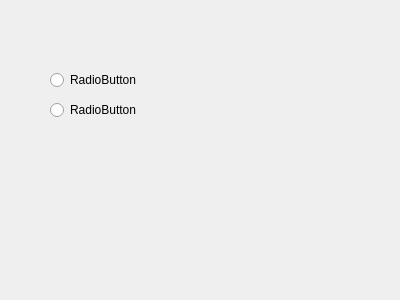
<?xml version="1.0" encoding="UTF-8"?>
<ui version="4.0">
 <class>Form</class>
 <widget class="QWidget" name="Form">
  <property name="geometry">
   <rect>
    <x>0</x>
    <y>0</y>
    <width>400</width>
    <height>300</height>
   </rect>
  </property>
  <property name="windowTitle">
   <string>Form</string>
  </property>
  <widget class="QRadioButton" name="radioButton">
   <property name="geometry">
    <rect>
     <x>50</x>
     <y>70</y>
     <width>95</width>
     <height>20</height>
    </rect>
   </property>
   <property name="text">
    <string>RadioButton</string>
   </property>
  </widget>
  <widget class="QRadioButton" name="radioButton_2">
   <property name="geometry">
    <rect>
     <x>50</x>
     <y>100</y>
     <width>95</width>
     <height>20</height>
    </rect>
   </property>
   <property name="text">
    <string>RadioButton</string>
   </property>
  </widget>
 </widget>
 <resources/>
 <connections/>
</ui>
